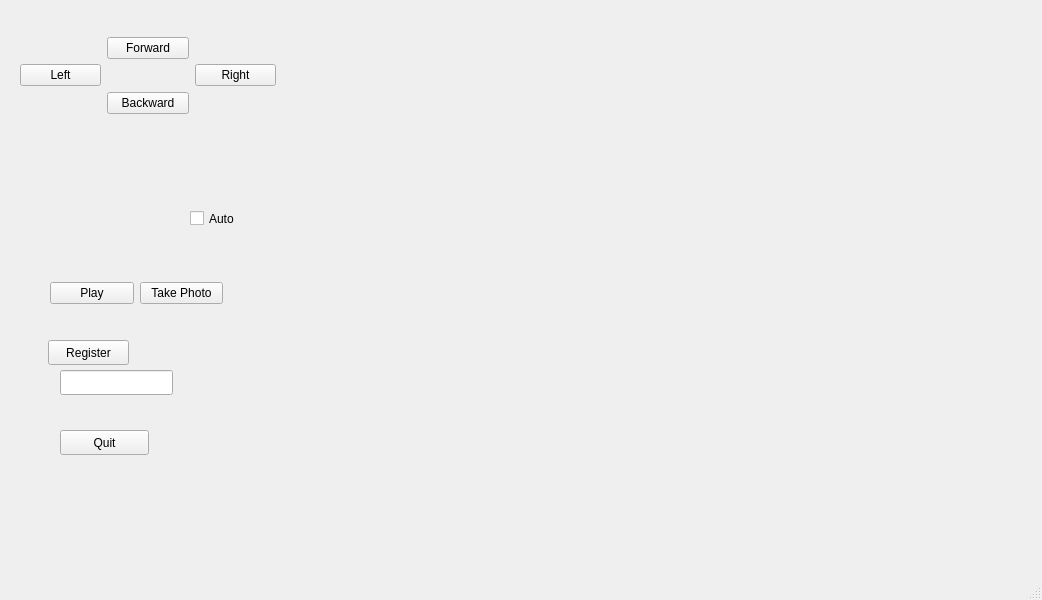
<?xml version="1.0" encoding="UTF-8"?>
<ui version="4.0">
 <class>MainWindow</class>
 <widget class="QMainWindow" name="MainWindow">
  <property name="geometry">
   <rect>
    <x>0</x>
    <y>0</y>
    <width>1042</width>
    <height>600</height>
   </rect>
  </property>
  <property name="windowTitle">
   <string>MainWindow</string>
  </property>
  <widget class="QWidget" name="centralwidget">
   <widget class="QWidget" name="layoutWidget">
    <property name="geometry">
     <rect>
      <x>20</x>
      <y>10</y>
      <width>256</width>
      <height>131</height>
     </rect>
    </property>
    <layout class="QHBoxLayout" name="horizontalLayout_2">
     <item>
      <widget class="QPushButton" name="pushButton_left">
       <property name="text">
        <string>Left</string>
       </property>
      </widget>
     </item>
     <item>
      <layout class="QVBoxLayout" name="verticalLayout">
       <item>
        <widget class="QPushButton" name="pushButton_forward">
         <property name="text">
          <string>Forward</string>
         </property>
        </widget>
       </item>
       <item>
        <widget class="QPushButton" name="pushButton_back">
         <property name="text">
          <string>Backward</string>
         </property>
        </widget>
       </item>
      </layout>
     </item>
     <item>
      <widget class="QPushButton" name="pushButton_right">
       <property name="styleSheet">
        <string notr="true">\
</string>
       </property>
       <property name="text">
        <string>Right</string>
       </property>
      </widget>
     </item>
    </layout>
   </widget>
   <widget class="QWidget" name="layoutWidget_2">
    <property name="geometry">
     <rect>
      <x>50</x>
      <y>280</y>
      <width>173</width>
      <height>27</height>
     </rect>
    </property>
    <layout class="QHBoxLayout" name="horizontalLayout">
     <item>
      <widget class="QPushButton" name="pushButton_play">
       <property name="text">
        <string>Play</string>
       </property>
      </widget>
     </item>
     <item>
      <widget class="QPushButton" name="pushButton_pause">
       <property name="locale">
        <locale language="Vietnamese" country="Vietnam"/>
       </property>
       <property name="text">
        <string>Take Photo</string>
       </property>
       <property name="autoDefault">
        <bool>true</bool>
       </property>
       <property name="flat">
        <bool>false</bool>
       </property>
      </widget>
     </item>
    </layout>
   </widget>
   <widget class="QCheckBox" name="checkBox_2">
    <property name="geometry">
     <rect>
      <x>190</x>
      <y>210</y>
      <width>46</width>
      <height>17</height>
     </rect>
    </property>
    <property name="text">
     <string>Auto</string>
    </property>
   </widget>
   <widget class="QLabel" name="label">
    <property name="geometry">
     <rect>
      <x>310</x>
      <y>10</y>
      <width>640</width>
      <height>480</height>
     </rect>
    </property>
    <property name="maximumSize">
     <size>
      <width>640</width>
      <height>480</height>
     </size>
    </property>
    <property name="text">
     <string/>
    </property>
    <property name="pixmap">
     <pixmap>player.ico</pixmap>
    </property>
   </widget>
   <widget class="QPushButton" name="pushButton_register">
    <property name="geometry">
     <rect>
      <x>48</x>
      <y>340</y>
      <width>81</width>
      <height>25</height>
     </rect>
    </property>
    <property name="text">
     <string>Register</string>
    </property>
   </widget>
   <widget class="QLineEdit" name="name">
    <property name="geometry">
     <rect>
      <x>60</x>
      <y>370</y>
      <width>113</width>
      <height>25</height>
     </rect>
    </property>
   </widget>
   <widget class="QPushButton" name="pushButton_quit">
    <property name="geometry">
     <rect>
      <x>60</x>
      <y>430</y>
      <width>89</width>
      <height>25</height>
     </rect>
    </property>
    <property name="text">
     <string>Quit</string>
    </property>
   </widget>
  </widget>
  <widget class="QMenuBar" name="menubar">
   <property name="geometry">
    <rect>
     <x>0</x>
     <y>0</y>
     <width>1042</width>
     <height>22</height>
    </rect>
   </property>
  </widget>
  <widget class="QStatusBar" name="statusbar"/>
 </widget>
 <resources/>
 <connections/>
</ui>
